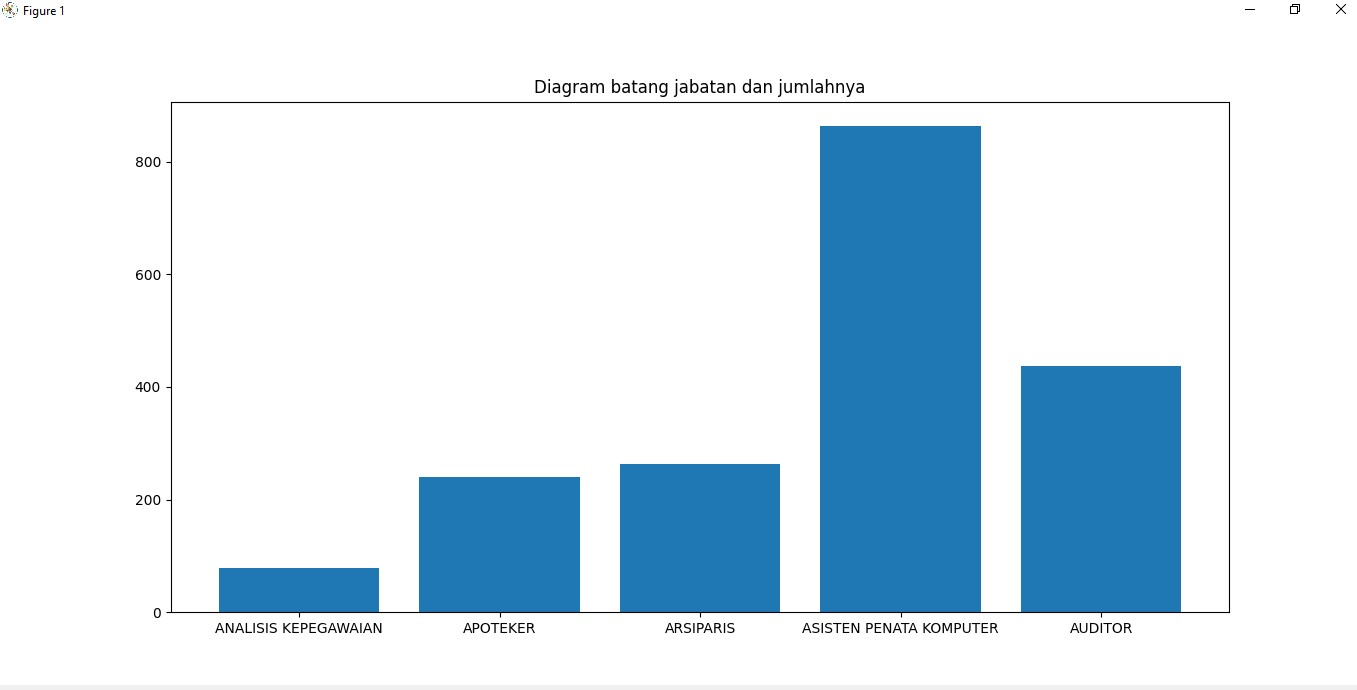

Recreate this plot in Python.
import sqlite3, pandas , matplotlib.pyplot as plt
 
conn = sqlite3.connect("data/data_pns.db")


sql = """select jumlah_pns, jabatan from tblJobs group
  by id limit 5"""
 
data = pandas.read_sql(sql, conn)
plt.bar(data.jabatan, data.jumlah_pns)
plt.title("Diagram batang jabatan dan jumlahnya")
plt.show()
